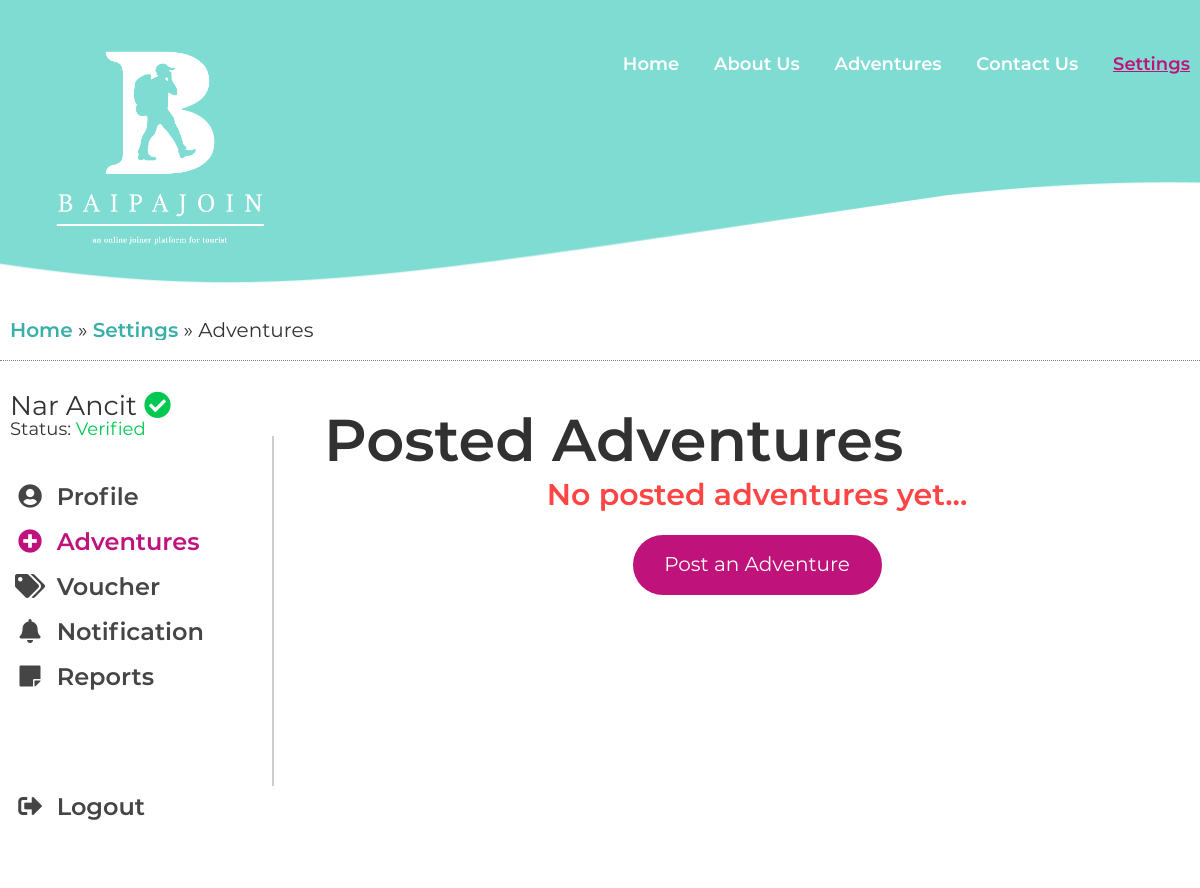
The app's page /adventures_posted.php (signed in, upper part), older data.
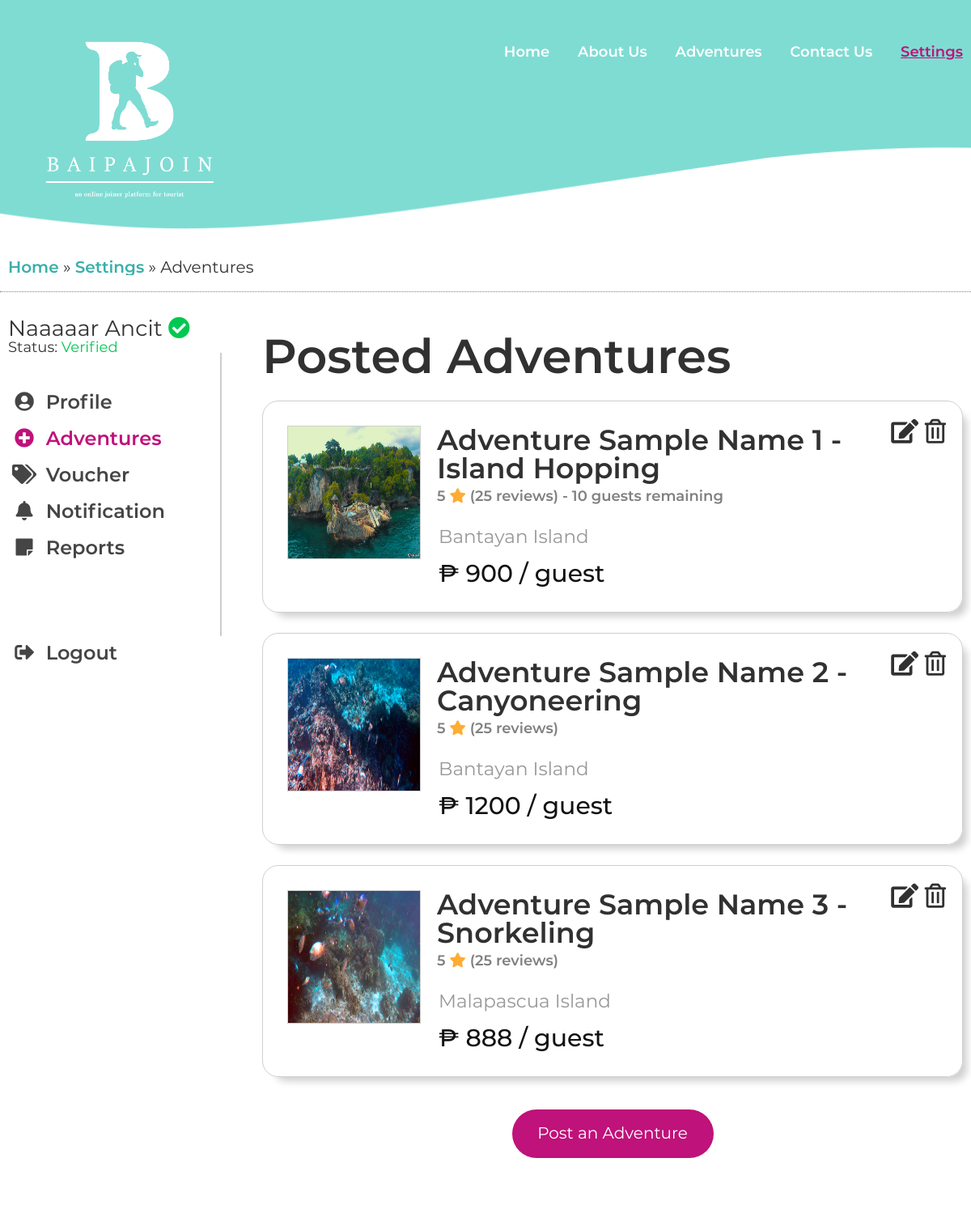
The same page, newer data.
### tables this page shows
CREATE TABLE `adventure` (
  `adv_id` int(11) NOT NULL,
  `adv_images` varchar(200) NOT NULL,
  `adv_name` varchar(50) NOT NULL,
  `adv_kind` varchar(25) NOT NULL,
  `adv_type` varchar(15) NOT NULL,
  `adv_address` varchar(50) NOT NULL,
  `adv_totalcostprice` decimal(7,2) NOT NULL,
  `adv_date` date NOT NULL,
  `adv_details` varchar(100) NOT NULL,
  `adv_postedDate` date NOT NULL,
  `adv_maxguests` int(3) DEFAULT NULL,
  `adv_currentGuest` int(3) DEFAULT NULL,
  `adv_itineraryImg` varchar(50) NOT NULL,
  `adv_status` varchar(25) NOT NULL,
  `orga_id` int(11) NOT NULL
);

### extensions/db.php (called while the page is built, shortened)
<?php
	class DB
	{
		static $hostname = "localhost";
		static $dbname = "baipajoin";
		static $username  = "root";
		static $password = "";
		public static function query($sql, $params=array(), $transactType)
		{
			$rows = array();
			try
			{
				$db = new PDO("mysql:host=". self::$hostname ."; dbname=". self::$dbname,  self::$username,  self::$password);
				$db->setAttribute(PDO::ATTR_ERRMODE, PDO::ERRMODE_EXCEPTION);
				$cmd = $db->prepare($sql);
				$cmd->execute($params);
				if($transactType == "READ")
					$rows = $cmd->fetchAll();
				else
					$rows = $db->lastInsertId();
			}
			catch(PDOException $e)
			{
				echo $e->getMessage();
			}
			return $rows;
		}
	}
?>

### extensions/functions.php (the view, shortened to what this page needs)
<?php
function displayAll($num){
	if($num === 0){
		$card = DB::query("SELECT * FROM legal_document WHERE orga_id = ?", array($_SESSION['organizer']), "READ");
		if(count($card)>0){
			foreach($card as $result){
				echo "
				<div class='card'>
						<figure>
							<img src='legal_docu/".$_SESSION['organizer']."/".$result['docu_image']."' alt='".$result['docu_type']."'>
						</figure>
						<div>
							<h2>".$result['docu_type']." <span>Added on: ".date('M. j, Y', strtotime($result['docu_dateadded']))."</span></h2>
							<p>".$result['docu_description']."</p>
						</div>
						<ul class='icons'>
							<li><a href='edit_docu.php?image=".$result['docu_image']."'><i class='fas fa-edit'></i></a></li>
							<li><a href='delete.php?table=legal_document&image=".$result['docu_image']."' onclick='return confirm(\"Are you sure you want to delete this document?\");'><i class='far fa-trash-alt'></i></a></li>
						</ul>
				</div>
				";
			}
		}
		else {
			echo "<h3>No legal documents added! Please add legal documents to be verified and can post adventures...</h3>";
		}
	}
	else if($num === 1){
		$card = DB::query("SELECT * FROM adventure WHERE orga_id = ?", array($_SESSION['organizer']), "READ");
		if(count($card)>0){
			foreach($card as $result){
				$remainingGuestsText = "";
				$images = $result['adv_images'];
				$image = explode(",", $images);
				$totalImagesNum = count($image) - 1;
				$displayImage = rand(1,$totalImagesNum);
				$price = $result['adv_totalcostprice'] / $result['adv_maxguests'];
				$numRemainingGuests = $result['adv_maxguests'] - $result['adv_currentGuest'];
				if($result['adv_type'] == 'Packaged')
					$remainingGuestsText = "- ".$numRemainingGuests." guests remaining";
				echo "
				<div class='card'>
					<figure>
						<img src='images/organizers/".$_SESSION['organizer']."/$image[$displayImage]' alt='image'>
					</figure>
					<h2>".$result['adv_name']." - ".$result['adv_kind']." <span>5 <i class='fas fa-star'></i> (25 reviews) ".$remainingGuestsText."</span> </h2>
					<p>".$result['adv_address']."</p>
					<p>₱ ".$price." / guest</p>
					<ul class='icons'>
						<li><a href='edit_adv.php?id=".$result['adv_id']."'><i class='fas fa-edit'></i></a></li>
						<li><a href='delete.php?table=adventure&id=".$result['adv_id']."' onclick='return confirm(\"Are you sure you want to delete this adventure?\");'><i class='far fa-trash-alt'></i></a></li>
					</ul>
				</div>
				";
			}
		}
		else {
			echo "<h3>No posted adventures yet...</h3>";
		}
	}
}

### includes/head.php (shortened to what this page needs)
<!DOCTYPE html>
 <html class="no-js" lang="en-US">
<head>
	<link rel="stylesheet" href="style.min.css">
	<link rel="stylesheet" href="css/hamburgers.min.css">
	<link rel="stylesheet" href="css/media.min.css">
	<link rel="stylesheet" href="css/rslides.min.css">
	<link rel="stylesheet" href="css/font-awesome.min.css">
	<link rel="stylesheet" href="css/animate.css">
	<link rel="stylesheet" href="https://use.fontawesome.com/releases/v5.5.0/css/all.css">

### adventures_posted.php (shortened to what this page needs)
<?php
	include("extensions/functions.php");
	require_once("extensions/db.php");
?>
<?php include("includes/head.php"); ?>
</head>
	<body>
		<div class="protect-me">
		<div class="clearfix">
<?php include("includes/header.php"); ?>
<?php
	$currentPage = 'settings';
	include("includes/nav.php");
?>
<div id="main_area">
	<div class="wrapper">
		<div class="breadcrumbs">
			<a href="index.php">Home</a> &#187; <a href="settings.php">Settings</a> &#187; Adventures
		</div>
		<div class="main_con">
			<?php
				$currentSidebarPage = 'adventures';
				include("includes/sidebar.php");
			?>
			<main>
				<form method="post" >
					<h2>Posted Adventures</h2>
					<?php
						displayAll(1);
						if($_SESSION['verified'] == 1) echo "<a class='btn edit' href='adventures_added.php'>Post an Adventure</a>";
						else echo "<a class='btn edit disable' style='background:#313131;'>Post an Adventure</a>";
					?>
				</form>
			</main>
		</div>
	</div>
</div>
<?php include("includes/footer.php"); ?>

### includes/header.php (shortened to what this page needs)
<header>
	<div class="wrapper">
		<div class="header_con">
			<div class="main_logo">
			  <a href="index.php"><figure><img src="images/main-logo.png" alt="<?php ?>"/></figure></a>
			</div>
		</div>
	</div>
</header>

### includes/nav.php (shortened to what this page needs)
<div id="nav_area">
	<div class="toggle_right_nav">
	  <nav class="page_nav">
			<div class="wrapper">
				<ul>
					<li class="<?php if($currentPage == 'index') echo 'current_page_item'; ?>"><a href="index.php">Home</a></li>
					<li class="<?php if($currentPage == 'aboutus') echo 'current_page_item'; ?>"><a href="aboutus.php">About Us</a></li>
					<li class="<?php if($currentPage == 'adventures') echo 'current_page_item'; ?>"><a href="adventures.php">Adventures</a></li>
					<li class="<?php if($currentPage == 'contactus') echo 'current_page_item'; ?>"><a href="contactus.php">Contact Us</a></li>
					<?php
						if(isset($_SESSION['joiner'])){
							$_SESSION['current_user'] = 'Joiner';
							echo "<li class='";
								if($currentPage == 'settings') echo 'current_page_item';
							echo "'><a href='settings.php' style='color:#bf127a;'>Settings</a></li>";
						} else if(isset($_SESSION['organizer'])) {
							echo "<li class='";
								if($currentPage == 'settings') echo 'current_page_item';
							echo "'><a href='settings.php' style='color:#bf127a;'>Settings</a></li>";
						} else {
					?>
						<li><a href="login.php" style="color:#bf127a;">Login</a></li>
						<li><a href="create.php">Create</a></li>
					<?php } ?>
				</ul>
			</div>
	  </nav>
	</div>
</div>

### includes/sidebar.php (shortened to what this page needs)
<aside class="sidebar">
	<?php
		if($_SESSION['current_user'] == 'Organizer') {
			echo "<h2> {$_SESSION['fname']} {$_SESSION['lname']} ";
			if($_SESSION['verified'] == 2) {
				echo "<i class='fas fa-undo' style='color:#33b5e5;'></i></h2>
				<p>Status: <q style='color:#33b5e5;'>Pending</q></p>
				";
			}
			else if($_SESSION['verified'] == 1) {
				echo "<i class='fas fa-check-circle' style='color:#00c851;'></i></h2>
				<p>Status: <q style='color:#00c851;'>Verified</q></p>
				";
			}
			else {
				echo "<i class='fas fa-times-circle' style='color:#ff4444;'></i></h2>
				<p>Status: <q style='color:#ff4444;'>Not Verified</q></p>
				";
			}
		}
	?>
	<ul>
		<li class="<?php if($currentSidebarPage == 'profile') echo 'current_sidebar'; ?>"><a href="settings.php"><i class="fas fa-user-circle"></i> <q>Profile</q></a></li>
		<?php
			if($_SESSION['current_user'] == 'Organizer') {
				echo "<li class='";
					if($currentSidebarPage == 'adventures') echo 'current_sidebar';
					if($_SESSION['verified'] == 1){
						echo "'><a href='adventures_posted.php' ><i class='fas fa-plus-circle'></i> <q>Adventures</q></a></li>";
					} else {
						echo "'><a class='orga' href='adventures_posted.php' ><i class='fas fa-plus-circle'></i> <q>Adventures</q></a>
							<p class='orga-message'>Please verify your account to post an adventure!</p>
						</li>";
					}
			}
		?>
		<li class="<?php if($currentSidebarPage == 'voucher') echo 'current_sidebar'; ?>"><a href="voucher.php"><i class="fas fa-tags"></i> <q>Voucher</q></a></li>
		<li class="<?php if($currentSidebarPage == 'notifications') echo 'current_sidebar'; ?>"><a href=""><i class="fas fa-bell"></i> <q>Notification</q></a></li>
		<li class="<?php if($currentSidebarPage == 'reports') echo 'current_sidebar'; ?>"><a href=""><i class="fas fa-sticky-note"></i> <q>Reports</q></a></li>
		<li><a href="logout.php" onclick="return confirm('Are you sure you want to logout?');"><i class="fas fa-sign-out-alt"></i> <q>Logout</q></a></li>
	</ul>
</aside>

### includes/footer.php (shortened to what this page needs)
  </div>
  </div>
</body>
</html>

### adventures_posted.php (style rules this page uses)
header { background:url(images/header-bg.png) no-repeat center top/cover, #fff; }
.main_logo { position:static;margin-left:10px; }
.main_con { display:flex;justify-content:space-between; }
.sidebar { flex:1;height:500px;padding:30px 30px 30px 0;position:relative; }
.sidebar:before { content:'';width:2px;height:70%;background:#cdcdcd;position:absolute;top:50%;right:0;transform:translateY(-50%); }
.sidebar h2 { font-size:30px;line-height:100%; }
.sidebar p { margin-bottom:35px; }
.sidebar ul { display:flex;height:100%;flex-direction:column;justify-content:flex-start;font:600 30px/100% Montserrat,sans-serif;list-style:none; }
.sidebar ul li { line-height:45px; }
.sidebar ul li:last-child { margin:auto 0; }
.sidebar ul li a { color:#454545; }
main { flex:4;float:none;height:auto;background:none;margin:0;padding:50px 0 50px 50px;border-radius:0;text-align:center; }
main h2 { font:600 59px/100% Montserrat,sans-serif;color:#313131;margin-bottom:10px;text-align:left; }
.card { width:100%;min-height:200px;position:relative;box-shadow:10px 10px 10px -5px #cfcfcf;border-radius:20px;padding:30px 125px 30px 215px;line-height:35px;text-align:left;margin:25px auto;border:1px solid #cfcfcf; }
.card figure { width:165px;height:165px;position:absolute;top:30px;left:30px;border:1px solid #cfcfcf; }
.card figure img { width:100%;height:100%; }
.card ul { position:absolute;top:20px;right:20px;font-size:30px; }
.card ul li { display:inline-block;margin:0; }
.card ul li a { color:#313131; }
.card h2 { font:600 35px/100% Montserrat,sans-serif;color:#313131;margin-bottom:15px; }
.card h2 span { display:block;font-size:18px;color:gray; }
.card h2 span i { color:#ffac33; }
.card p { font-size:23px;color:#989898;width:100% !important;margin:0 0 10px 2px; }
.card p:last-of-type { color:#111;font-size:30px;font-weight:500;margin:0 0 0 2px; }
main .btn { display:inline-block;width:249px;height:60px;background:#bf127a;border-radius:50px;color:#fff;margin:15px 5px;text-align:center;font:normal 20px/59px Montserrat,sans-serif; }
main h3 { font:600 30px/100% Montserrat,sans-serif;color:#ff4444;margin-bottom:10px;text-align:center; }

Row changes from the older to the newer data that the page shows:
added adventure: shows a picture, adv_name "Adventure Sample Name 1", adv_kind "Island Hopping", remainingGuestsText "- 10 guests remaining", adv_address "Bantayan Island", price "900"
added adventure: shows a picture, adv_name "Adventure Sample Name 2", adv_kind "Canyoneering", adv_address "Bantayan Island", price "1200"
added adventure: shows a picture, adv_name "Adventure Sample Name 3", adv_kind "Snorkeling", adv_address "Malapascua Island", price "888"
Text that changed along with them:
$_SESSION['fname']: "Nar" → "Naaaaar"
text no longer shown: "No posted adventures yet..."
